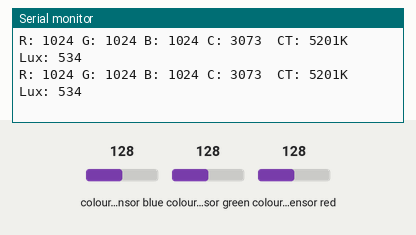
A sketch run on a simulated Raspberry Pi Pico. Shown: the last lines printed to the serial monitor. The test bench sets the inputs (shaded band); at power-on: colour sensor blue 128, colour sensor green 128, colour sensor red 128.

Above: at 1.2 s.
1.3 s: colour sensor blue set to 5
At 1.61 s:
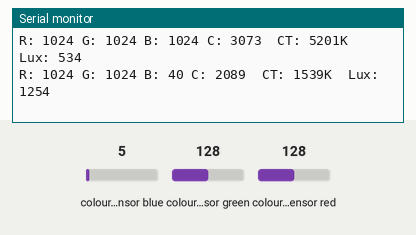
2.8 s: colour sensor green set to 5
At 2.81 s:
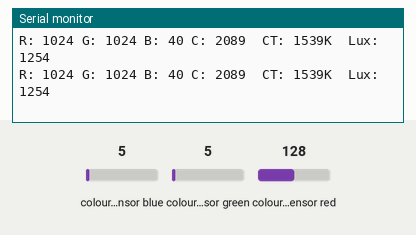
4.3 s: colour sensor red set to 5
At 4.41 s:
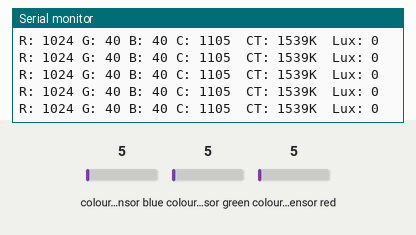
Timing chart, 0 to 7.3 s (numbered marks = the images above; inputs shaded):
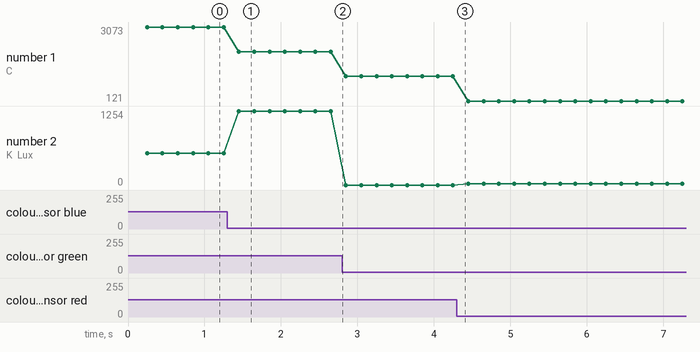

The sketch:

tcs34725_color_sensor.ino
```cpp
// snippet: tcs34725_color_sensor
// tags: color, rgb, tcs34725, i2c, adafruit, light, r, g, b, clear
// boards: avr, esp32, megaavr, nano33iot, romi32u4, rp2040
// library: Adafruit TCS34725
// description: Read RGBC color values and color temperature from TCS34725
// prompts: TCS34725 color sensor, RGB color detection, color temperature, detect color, light sensor RGB, color identification
// exact-include: Wire.h, Adafruit_TCS34725.h

#include <Wire.h>
#include <Adafruit_TCS34725.h>

Adafruit_TCS34725 tcs(TCS34725_INTEGRATIONTIME_50MS, TCS34725_GAIN_4X);
unsigned long prevMs = 0;

void setup() {
  Serial.begin(9600);
  if (!tcs.begin()) { Serial.println("TCS34725 not found"); while (1); }
}

void loop() {
  unsigned long now = millis();
  if (now - prevMs < 200) return;
  prevMs = now;

  uint16_t r, g, b, c;
  tcs.getRawData(&r, &g, &b, &c);
  uint16_t colorTemp = tcs.calculateColorTemperature_dn40(r, g, b, c);
  uint16_t lux = tcs.calculateLux(r, g, b);

  Serial.print("R: "); Serial.print(r);
  Serial.print(" G: "); Serial.print(g);
  Serial.print(" B: "); Serial.print(b);
  Serial.print(" C: "); Serial.print(c);
  Serial.print("  CT: "); Serial.print(colorTemp); Serial.print("K");
  Serial.print("  Lux: "); Serial.println(lux);
}
```

Measured:
- after the input at 1.3 s, the serial monitor: prints a new line after 0.15 s (image 1)
- plotted number 1: 3073 → 2089 after the input at 1.3 s, 2089 → 1105 after the input at 2.8 s, 1105 → 121 after the input at 4.3 s
- plotted number 2: 534 → 1254 after the input at 1.3 s, 1254 → 0 after the input at 2.8 s, 0 → 20 after the input at 4.3 s
